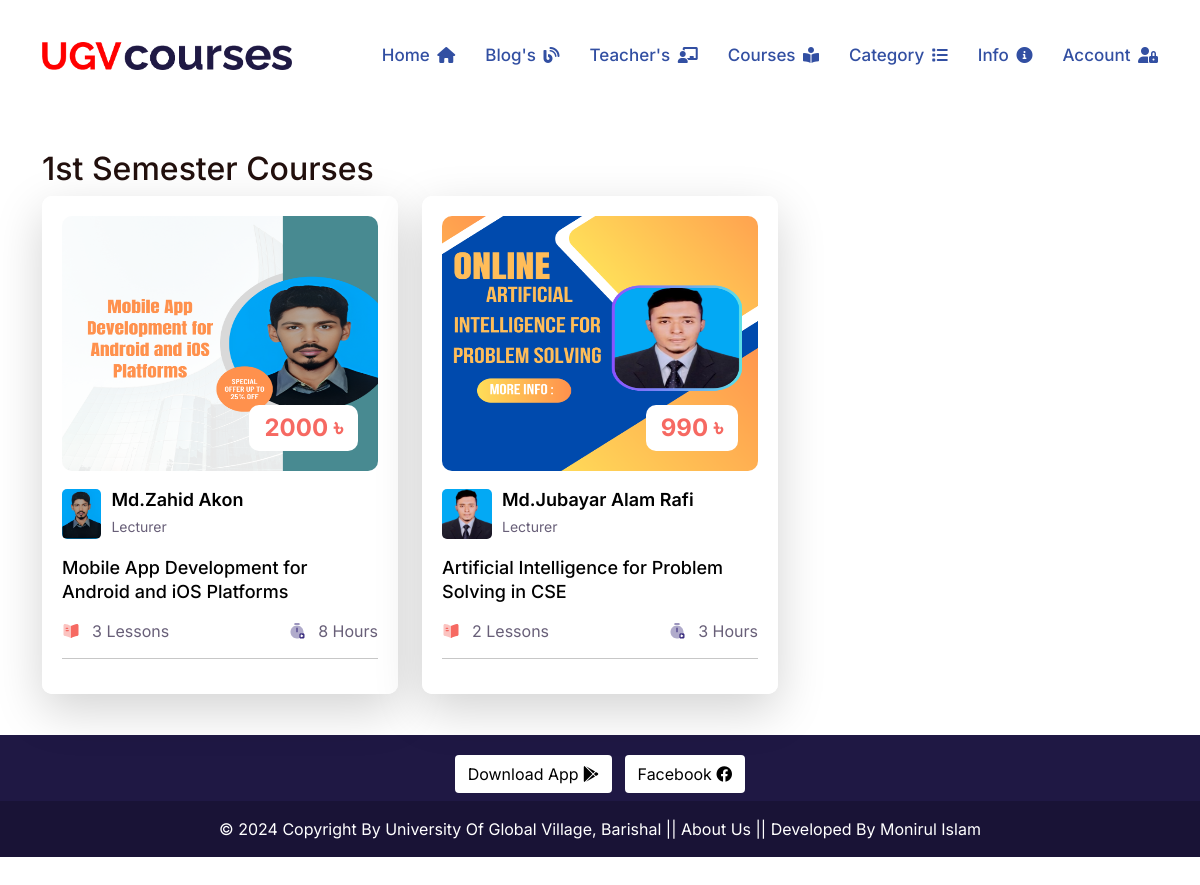
The app's page /category_courses/1st-semester/ with its own data.
### lms/models.py (models this page shows, shortened)
class Category(models.Model):
    title = models.CharField(max_length=150, unique=True)
    slug = models.SlugField(null=True, blank=True)
    created_date = models.DateTimeField(auto_now_add=True)

class Course(models.Model):
    ADVANCED = 'Advanced'
    INTERMEDIATE = 'Intermediate'
    BASIC = 'Basic'
    SKILL_CHOICES = [
        (ADVANCED,'Advanced'),
        (INTERMEDIATE,'Intermediate'),
        ( BASIC ,'Basic'),
    ]
    BANGLA = 'Bangla'
    ENGLISH = 'English'
    LANGUAGE_CHOOSE = [
        (BANGLA ,'Bangla'),
        (ENGLISH ,'English'),
    ]
    author = models.ForeignKey(Author, related_name='course_author', on_delete=models.CASCADE)
    category = models.ForeignKey(Category, related_name='course_category', on_delete=models.CASCADE)
    title = models.CharField(max_length=300, unique=True)
    slug = models.SlugField( max_length=350, null=True, blank=True)
    duration = models.PositiveIntegerField(default=0)
    skill_level = models.CharField(max_length=50, choices=SKILL_CHOICES, default=BASIC)
    language = models.CharField(max_length=20, choices=LANGUAGE_CHOOSE, default=BANGLA)
    course_details = RichTextField()
    banner = models.ImageField(upload_to='courses_banner/')
    price = models.PositiveIntegerField(default=0)
    created_date = models.DateTimeField(auto_now_add=True)

class Author(models.Model):
    name = models.CharField(max_length=100, unique=True)
    image = models.ImageField(upload_to='author_images/')
    designation = models.CharField(max_length=150)
    phone_regex = RegexValidator(
        regex=r'^\+?1?\d{9,15}$',  # Example regex for international phone numbers
        message="Phone number must be entered in the format: '+880 1XXX NNNNNN'. Up to 15 digits allowed."
    )
    phone_number = models.CharField(validators=[phone_regex], max_length=16, blank=True, null=True)
    email =models.EmailField(max_length=50)
    slug = models.SlugField(null=True, blank=True)

### lms/views.py (the view)
# urls.py: path('category_courses/<slug:category_slug>/', category_courses, name='category_courses'),
def category_courses(request, category_slug):
    category = get_object_or_404(Category, slug=category_slug)
    courses = Course.objects.filter(category=category)
    context = {
        "category": category,
        "courses": courses,
    }
    return render(request, 'category_courses.html', context)

### lms/context_processors.py (called while the page is built)
def get_all_categories(request):
    categories = Category.objects.all()
    category_counts = []
    for category in categories:
        course_count = Course.objects.filter(category=category).count()
        if course_count > 0:  # Only include non-empty categories
            category_counts.append({'category': category, 'course_count': course_count})
    context = {
        "categories":categories,
        "category_counts": category_counts,
    }
    return context

### templates/category_courses.html (shortened to what this page needs)
{% extends 'base.html' %}
{% load static %}
{% block content %}
<div class="container" style="margin-top:150px ;">
    <h1>{{ category.title }} Courses</h1>
<div class="row">
    {% for course in courses %}
    {% include 'course_card.html' %}
    {% endfor %}
</div>
</div>
{% endblock content %}

### templates/course_card.html (shortened to what this page needs)
{% load static %}
<div class="col-lg-4 col-md-6 d-flex ">
    <div class="course-box d-flex aos shadow-lg" data-aos="fade-up">
      <div class="product">
        <div class="product-img">
          <a href="{% url 'course_details' course.slug %}">
            <img
              class="img-fluid"
              style="width: 380px; height: 255px;"
              alt="{{course.title}}"
              src="{{course.banner.url}}"
            />
          </a>
          <div class="price">
            <h3>{{ course.price|default:"Free" }} &#2547;</h3>
          </div>
        </div>
        <div class="product-content">
          <div class="course-group d-flex">
            <div class="course-group-img d-flex">
                {% if course.author.slug %}
                    <a href="{% url 'author_details' course.author.slug %}">
                        <img src="{{ course.author.image.url }}" alt="{{ course.author.name }}" class="img-fluid" />
                    </a>
                    <div class="course-name">
                        <h4>
                            <a href="{% url 'author_details' course.author.slug %}">{{ course.author.name }}</a>
                        </h4>
                        <p>{{ course.author.designation }}</p>
                    </div>
                {% endif %}
            </div>
        </div>
          <h3 class="title instructor-text">
            <a href="{% url 'course_details' course.slug %}"
              >{{course.title}}</a
            >
          </h3>
          <div class="course-info d-flex align-items-center">
            <div class="rating-img d-flex align-items-center">
              <img
                src="{% static 'assets/img/icon/icon-01.svg' %}"
                alt
              />
              <p>{{course.videos.all.count }} Lessons</p>
            </div>
            <div class="course-view d-flex align-items-center">
              <img
                src="{% static 'assets/img/icon/icon-02.svg' %}"
                alt
              />
              <p>{{course.duration}} Hours</p>
            </div>
          </div>
        </div>
      </div>
    </div>
</div>

### lms/static/assets/css/custom.css (style rules this page uses)
.price { min-width: 64px !important; padding: 9px 15px; }

### records on screen
Category: title "1st Semester"
Course: banner (picture), price "2000", author.image (picture), author.name "Md.Zahid Akon", author.designation "Lecturer", title "Mobile App Development for Android and iOS Platforms", videos.all.count "3", duration "8"
Course: banner (picture), price "990", author.image (picture), author.name "Md.Jubayar Alam Rafi", author.designation "Lecturer", title "Artificial Intelligence for Problem Solving in CSE", videos.all.count "2", duration "3"
